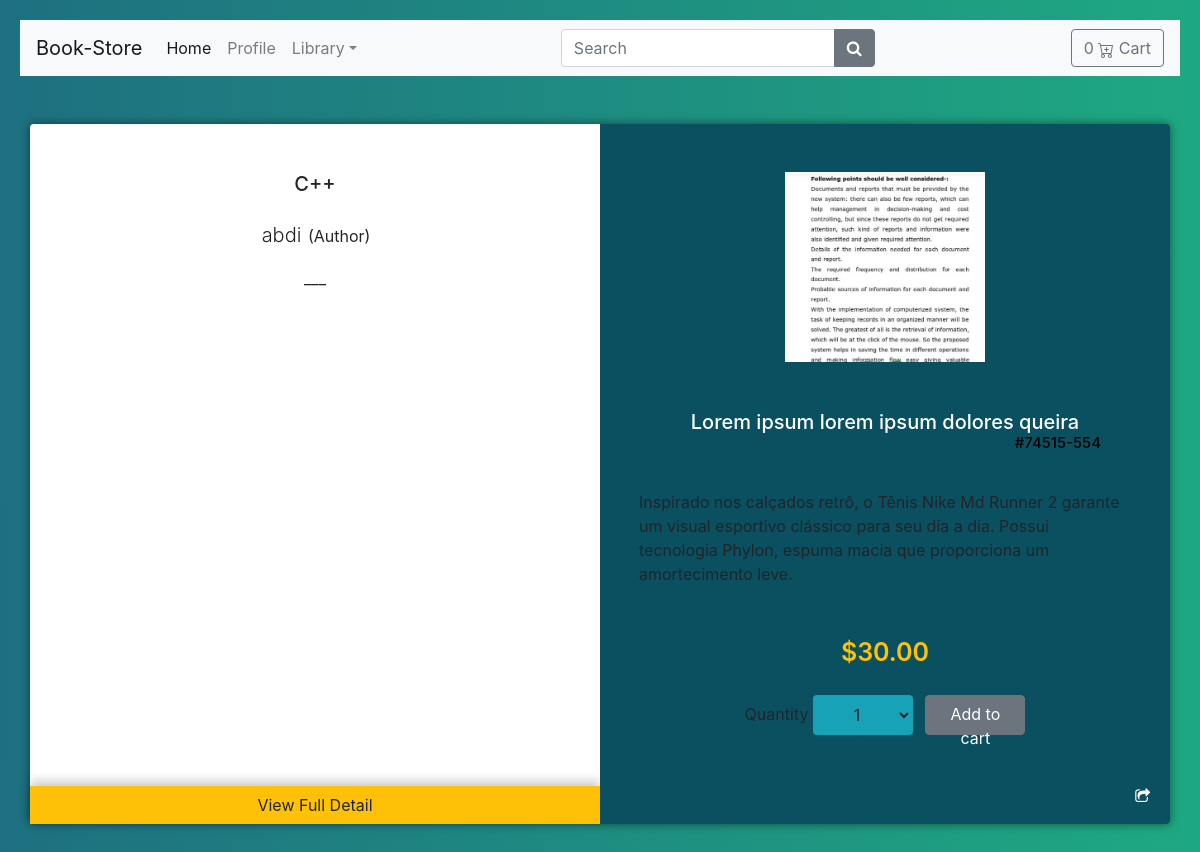
The page /c on the database its author committed.
### store/models.py (models this page shows, shortened)
class Product(models.Model):
    category = models.ForeignKey(Category,related_name='product', on_delete=models.CASCADE)
    created_by = models.ForeignKey(User, on_delete=models.CASCADE, related_name='product_creator')
    title = models.CharField(max_length=255)
    author = models.CharField(max_length=255,default='admin')
    image = models.ImageField(upload_to='images/', default='images/default.png')
    slug = models.SlugField(max_length=255)
    price = models.DecimalField(max_digits=4, decimal_places=2)
    in_stock = models.BooleanField(default=True)
    is_active = models.BooleanField(default=True)
    created = models.DateTimeField(auto_now_add=True)
    updated = models.DateTimeField(auto_now=True)
    objects = models.Manager()
    products = ProductManager()
    class Meta:
        verbose_name_plural = 'products'
        ordering = ('-created',)

### store/views.py (the view)
# urls.py: path('<slug:slug>', views.product_detail, name='product_detail'),
def product_detail(request,slug):
    product = get_object_or_404(Product, slug=slug, in_stock=True)
    return render(request, 'store/products/single.html',{'product': product})

### basket/context_processors.py (called while the page is built)
def basket(request):
    return {'basket': Basket(request)}

### store/context_processors.py (called while the page is built)
def categories(request):
    return{
        'categories': Category.objects.all()
    }

### store/models.py (called while the page is built)
    def get_absolute_url(self):
        return reverse('store:category_list',args=[self.slug])

### templates/store/products/single.html (shortened to what this page needs)
{% extends "../base.html"%}
{% block content%}
<div class="container">
    <div class="detail-container rounded my-5 row">
      <div class="col-md-12 ">
        <div class="row">
          <div class="rounded-left col-md-6 product bg-white">
               <div class="color text-center">
                 <h5 class="mb-4">{{ product.title }}</h5>
                 <p><span class="lead">{{ product.author }}</span> (Author)</p>
                 <p>{{ product.description|slice:":355"}}___</p>
               </div>
               <button class="rounded-0 btn btn-warning">View Full Detail</button>
          </div>
          <div class="rounded-right col-md-6 detail bg-dange pb-5">
            <div class="logo text-white text-center mt-5">
              <img src="{{ product.image.url }}" alt="" width=200 class="text-white">
            </div>
            <h5 class="px-1 desc mt-5 text-white text-center">Lorem ipsum lorem ipsum dolores queira
            <div class="text-muted">#74515-554</div>
            </h5>
            <div class="py-5 px-4">
              Inspirado nos calçados retrô, o Tênis Nike Md Runner 2 garante um visual esportivo clássico para seu dia a dia. Possui tecnologia Phylon, espuma macia que proporciona um amortecimento leve.
            </div>
            <div class="text-center price">
                <span class="text-warning">${{ product.price }}</span>
            </div>
            <div class="text-center mt-4">
              <label for="select">Quantity</label>
              <select class="btn bg-info mr-2">
                <option value="1">1</option>
              </select>
              <button type="button" id ="add-button" value = "{{product.id}}" class="btn btn-secondary btn">Add to cart</button>
            </div>
            <i class="fa fa-share-square-o" aria-hidden="true"></i>
          </div>
        </div>
      </div>
    </div>
  </div>
{% endblock %}

### templates/store/base.html (style rules this page uses)
body { background: -o-linear-gradient(0deg, #1ea982, #1ea982); background: -webkit-linear-gradient(0deg, #1e7080, #1ea982); }

### rows shown on the page
Product: title "C++", author "abdi", image (picture), price "30.00"
